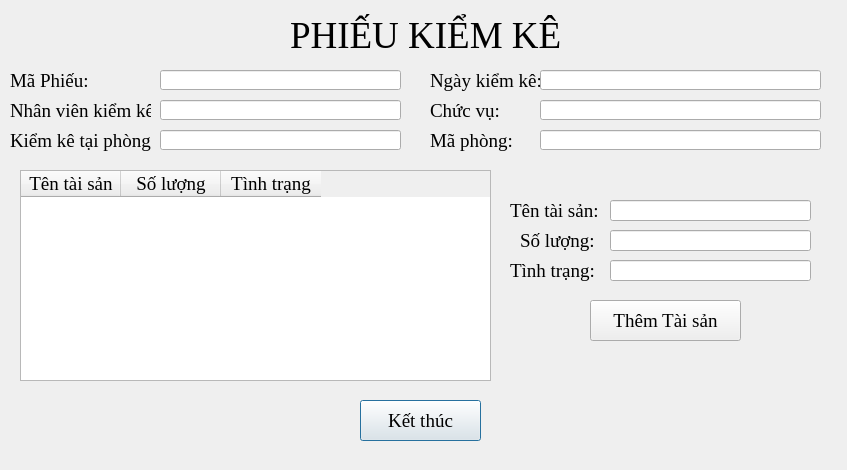
<?xml version="1.0" encoding="UTF-8"?>
<ui version="4.0">
 <class>PrintDialog</class>
 <widget class="QDialog" name="PrintDialog">
  <property name="geometry">
   <rect>
    <x>0</x>
    <y>0</y>
    <width>847</width>
    <height>470</height>
   </rect>
  </property>
  <property name="windowTitle">
   <string>Form</string>
  </property>
  <widget class="QLabel" name="phieukiemke">
   <property name="geometry">
    <rect>
     <x>290</x>
     <y>10</y>
     <width>311</width>
     <height>51</height>
    </rect>
   </property>
   <property name="font">
    <font>
     <family>Times New Roman</family>
     <pointsize>28</pointsize>
    </font>
   </property>
   <property name="text">
    <string>PHIẾU KIỂM KÊ</string>
   </property>
  </widget>
  <widget class="QLabel" name="formcode">
   <property name="geometry">
    <rect>
     <x>10</x>
     <y>70</y>
     <width>81</width>
     <height>21</height>
    </rect>
   </property>
   <property name="font">
    <font>
     <family>Times New Roman</family>
     <pointsize>14</pointsize>
    </font>
   </property>
   <property name="text">
    <string>Mã Phiếu: </string>
   </property>
  </widget>
  <widget class="QLabel" name="staffname">
   <property name="geometry">
    <rect>
     <x>10</x>
     <y>100</y>
     <width>141</width>
     <height>21</height>
    </rect>
   </property>
   <property name="font">
    <font>
     <family>Times New Roman</family>
     <pointsize>14</pointsize>
    </font>
   </property>
   <property name="text">
    <string>Nhân viên kiểm kê: </string>
   </property>
  </widget>
  <widget class="QLabel" name="Roomname">
   <property name="geometry">
    <rect>
     <x>10</x>
     <y>130</y>
     <width>141</width>
     <height>21</height>
    </rect>
   </property>
   <property name="font">
    <font>
     <family>Times New Roman</family>
     <pointsize>14</pointsize>
    </font>
   </property>
   <property name="text">
    <string>Kiểm kê tại phòng: </string>
   </property>
  </widget>
  <widget class="QLabel" name="checkingday">
   <property name="geometry">
    <rect>
     <x>430</x>
     <y>70</y>
     <width>111</width>
     <height>21</height>
    </rect>
   </property>
   <property name="font">
    <font>
     <family>Times New Roman</family>
     <pointsize>14</pointsize>
    </font>
   </property>
   <property name="text">
    <string>Ngày kiểm kê:</string>
   </property>
  </widget>
  <widget class="QLabel" name="position">
   <property name="geometry">
    <rect>
     <x>430</x>
     <y>100</y>
     <width>71</width>
     <height>21</height>
    </rect>
   </property>
   <property name="font">
    <font>
     <family>Times New Roman</family>
     <pointsize>14</pointsize>
    </font>
   </property>
   <property name="text">
    <string>Chức vụ:</string>
   </property>
  </widget>
  <widget class="QLabel" name="roomcode">
   <property name="geometry">
    <rect>
     <x>430</x>
     <y>130</y>
     <width>91</width>
     <height>21</height>
    </rect>
   </property>
   <property name="font">
    <font>
     <family>Times New Roman</family>
     <pointsize>14</pointsize>
    </font>
   </property>
   <property name="text">
    <string>Mã phòng:</string>
   </property>
  </widget>
  <widget class="QTableWidget" name="assetWidget">
   <property name="geometry">
    <rect>
     <x>20</x>
     <y>170</y>
     <width>471</width>
     <height>211</height>
    </rect>
   </property>
   <property name="sizePolicy">
    <sizepolicy hsizetype="Expanding" vsizetype="Expanding">
     <horstretch>0</horstretch>
     <verstretch>0</verstretch>
    </sizepolicy>
   </property>
   <property name="font">
    <font>
     <family>Times New Roman</family>
     <pointsize>14</pointsize>
    </font>
   </property>
   <column>
    <property name="text">
     <string>Tên tài sản</string>
    </property>
   </column>
   <column>
    <property name="text">
     <string>Số lượng</string>
    </property>
   </column>
   <column>
    <property name="text">
     <string>Tình trạng</string>
    </property>
   </column>
  </widget>
  <widget class="QLineEdit" name="formCodeEdit">
   <property name="geometry">
    <rect>
     <x>160</x>
     <y>70</y>
     <width>241</width>
     <height>20</height>
    </rect>
   </property>
  </widget>
  <widget class="QLineEdit" name="StaffNameCode">
   <property name="geometry">
    <rect>
     <x>160</x>
     <y>100</y>
     <width>241</width>
     <height>20</height>
    </rect>
   </property>
  </widget>
  <widget class="QLineEdit" name="RoomNameEdit">
   <property name="geometry">
    <rect>
     <x>160</x>
     <y>130</y>
     <width>241</width>
     <height>20</height>
    </rect>
   </property>
  </widget>
  <widget class="QLineEdit" name="dayEdit">
   <property name="geometry">
    <rect>
     <x>540</x>
     <y>70</y>
     <width>281</width>
     <height>20</height>
    </rect>
   </property>
  </widget>
  <widget class="QLineEdit" name="positionEdit">
   <property name="geometry">
    <rect>
     <x>540</x>
     <y>100</y>
     <width>281</width>
     <height>20</height>
    </rect>
   </property>
  </widget>
  <widget class="QLineEdit" name="roomCodeEdit">
   <property name="geometry">
    <rect>
     <x>540</x>
     <y>130</y>
     <width>281</width>
     <height>20</height>
    </rect>
   </property>
  </widget>
  <widget class="QPushButton" name="checkBtn">
   <property name="geometry">
    <rect>
     <x>360</x>
     <y>400</y>
     <width>121</width>
     <height>41</height>
    </rect>
   </property>
   <property name="font">
    <font>
     <family>Times New Roman</family>
     <pointsize>14</pointsize>
    </font>
   </property>
   <property name="text">
    <string>Kết thúc</string>
   </property>
  </widget>
  <widget class="QLabel" name="formcode_2">
   <property name="geometry">
    <rect>
     <x>510</x>
     <y>200</y>
     <width>101</width>
     <height>21</height>
    </rect>
   </property>
   <property name="font">
    <font>
     <family>Times New Roman</family>
     <pointsize>14</pointsize>
    </font>
   </property>
   <property name="text">
    <string>Tên tài sản:</string>
   </property>
  </widget>
  <widget class="QLabel" name="formcode_3">
   <property name="geometry">
    <rect>
     <x>520</x>
     <y>230</y>
     <width>91</width>
     <height>21</height>
    </rect>
   </property>
   <property name="font">
    <font>
     <family>Times New Roman</family>
     <pointsize>14</pointsize>
    </font>
   </property>
   <property name="text">
    <string>Số lượng:</string>
   </property>
  </widget>
  <widget class="QLabel" name="formcode_4">
   <property name="geometry">
    <rect>
     <x>510</x>
     <y>260</y>
     <width>91</width>
     <height>21</height>
    </rect>
   </property>
   <property name="font">
    <font>
     <family>Times New Roman</family>
     <pointsize>14</pointsize>
    </font>
   </property>
   <property name="text">
    <string>Tình trạng:</string>
   </property>
  </widget>
  <widget class="QLineEdit" name="assetNameEdit">
   <property name="geometry">
    <rect>
     <x>610</x>
     <y>200</y>
     <width>201</width>
     <height>21</height>
    </rect>
   </property>
  </widget>
  <widget class="QLineEdit" name="AssetQuantityEdit">
   <property name="geometry">
    <rect>
     <x>610</x>
     <y>230</y>
     <width>201</width>
     <height>21</height>
    </rect>
   </property>
  </widget>
  <widget class="QLineEdit" name="statusEdit">
   <property name="geometry">
    <rect>
     <x>610</x>
     <y>260</y>
     <width>201</width>
     <height>21</height>
    </rect>
   </property>
  </widget>
  <widget class="QPushButton" name="assetsBtn">
   <property name="geometry">
    <rect>
     <x>590</x>
     <y>300</y>
     <width>151</width>
     <height>41</height>
    </rect>
   </property>
   <property name="font">
    <font>
     <family>Times New Roman</family>
     <pointsize>14</pointsize>
    </font>
   </property>
   <property name="text">
    <string>Thêm Tài sản</string>
   </property>
  </widget>
 </widget>
 <resources/>
 <connections/>
</ui>
